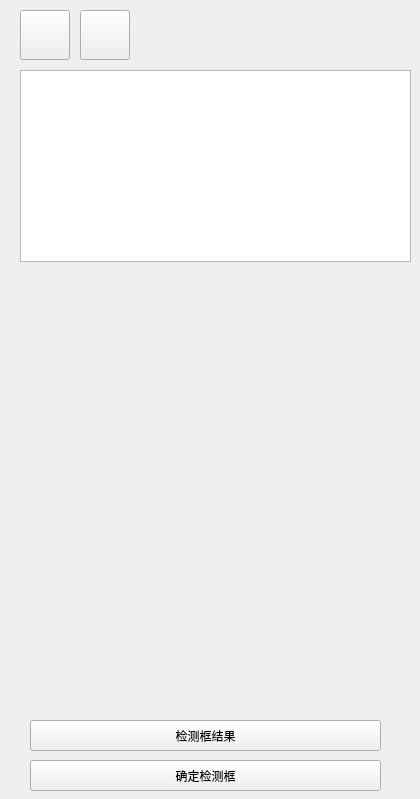
<?xml version="1.0" encoding="UTF-8"?>
<ui version="4.0">
 <class>InspWindowWidget</class>
 <widget class="QWidget" name="InspWindowWidget">
  <property name="geometry">
   <rect>
    <x>0</x>
    <y>0</y>
    <width>420</width>
    <height>799</height>
   </rect>
  </property>
  <property name="windowTitle">
   <string>InspWindowWidget</string>
  </property>
  <widget class="QStackedWidget" name="stackedWidget">
   <property name="geometry">
    <rect>
     <x>0</x>
     <y>280</y>
     <width>420</width>
     <height>431</height>
    </rect>
   </property>
  </widget>
  <widget class="QPushButton" name="btnAddWindow">
   <property name="geometry">
    <rect>
     <x>20</x>
     <y>10</y>
     <width>50</width>
     <height>50</height>
    </rect>
   </property>
   <property name="text">
    <string/>
   </property>
   <property name="icon">
    <iconset>
     <normaloff>Image/Add.png</normaloff>Image/Add.png</iconset>
   </property>
   <property name="iconSize">
    <size>
     <width>50</width>
     <height>50</height>
    </size>
   </property>
  </widget>
  <widget class="QPushButton" name="btnRemoveWindow">
   <property name="geometry">
    <rect>
     <x>80</x>
     <y>10</y>
     <width>50</width>
     <height>50</height>
    </rect>
   </property>
   <property name="text">
    <string/>
   </property>
   <property name="icon">
    <iconset>
     <normaloff>Image/Remove.png</normaloff>Image/Remove.png</iconset>
   </property>
   <property name="iconSize">
    <size>
     <width>50</width>
     <height>50</height>
    </size>
   </property>
  </widget>
  <widget class="QListWidget" name="listWindowWidget">
   <property name="geometry">
    <rect>
     <x>20</x>
     <y>70</y>
     <width>391</width>
     <height>192</height>
    </rect>
   </property>
  </widget>
  <widget class="QPushButton" name="btnTryInsp">
   <property name="geometry">
    <rect>
     <x>30</x>
     <y>720</y>
     <width>351</width>
     <height>31</height>
    </rect>
   </property>
   <property name="text">
    <string>检测框结果</string>
   </property>
  </widget>
  <widget class="QPushButton" name="btnConfirmWindow">
   <property name="geometry">
    <rect>
     <x>30</x>
     <y>760</y>
     <width>351</width>
     <height>31</height>
    </rect>
   </property>
   <property name="text">
    <string>确定检测框</string>
   </property>
  </widget>
 </widget>
 <layoutdefault spacing="6" margin="11"/>
 <resources/>
 <connections/>
</ui>
